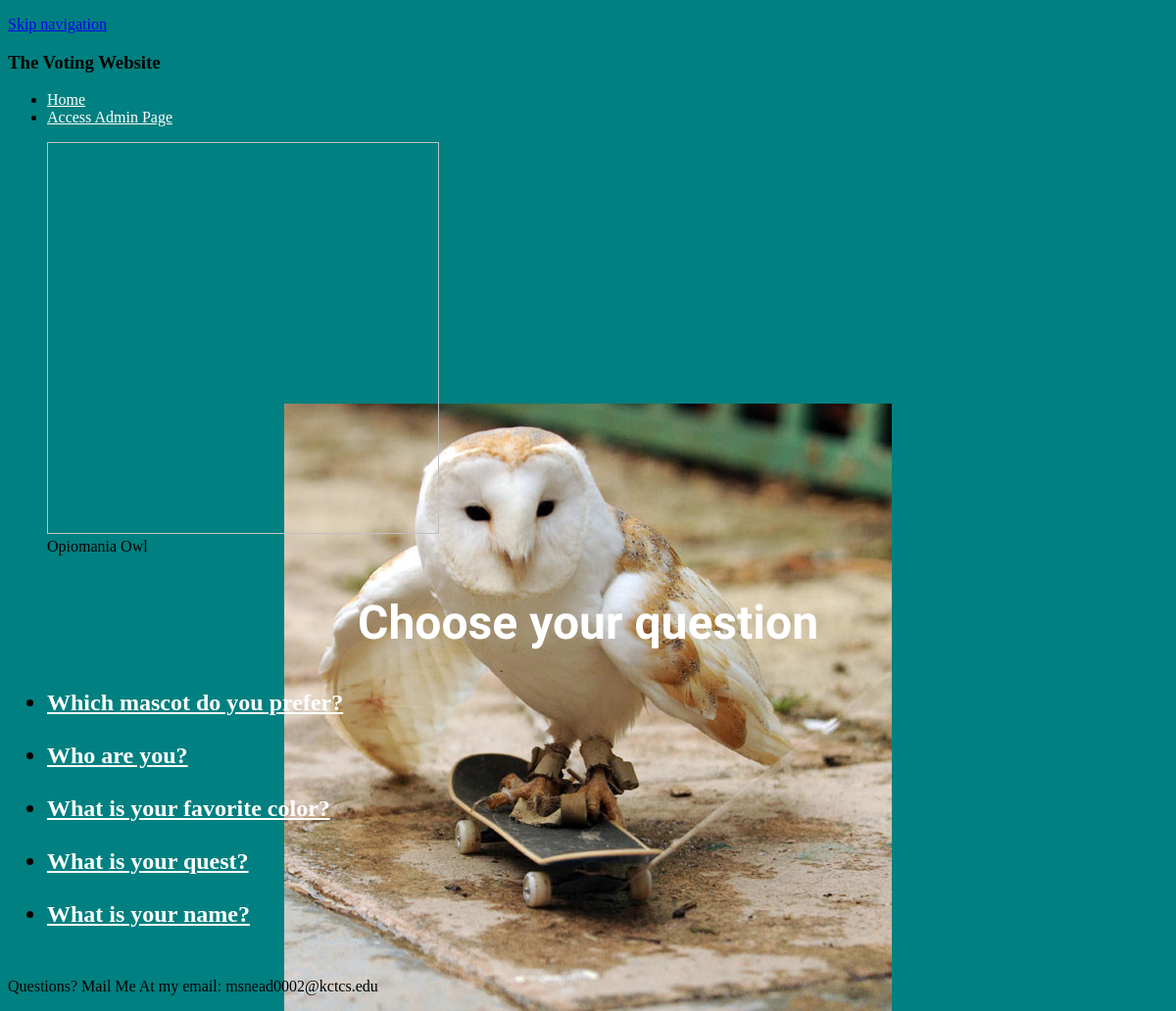
Screenshot of /polls/ with the database file from the repository.
### polls/models.py (models this page shows, shortened)
@python_2_unicode_compatible  # only if you need to support Python 2
class Question(models.Model):
    question_text = models.CharField(max_length=200)
    pub_date = models.DateTimeField('date published')
    def was_published_recently(self):
        now = timezone.now()
        return now - datetime.timedelta(days=1) <= self.pub_date <= now
    was_published_recently.admin_order_field = 'pub_date'
    was_published_recently.boolean = True
    was_published_recently.short_description = 'Published recently?'

### polls/views.py (the view)
class IndexView(generic.ListView):
    template_name = 'polls/index.html'
    context_object_name = 'latest_question_list'
    def get_queryset(self):
        return Question.objects.filter(
            pub_date__lte=timezone.now()
        ).order_by('-pub_date')[:5]

### polls/templates/polls/index.html (shortened to what this page needs)
{% load staticfiles %}
<!DOCTYPE html>
<html lang="en">
   <head>
	  <link rel="stylesheet" type="text/css" href="{% static 'polls/style.css' %}" />
   </head>
   <body>
		<div class="container">
			<p class="skipnavigation"><a href="#contentstart">Skip navigation</a></p>
			<header>
				<h3>The Voting Website</h3>
			</header>
			<nav class = "sitenavigation">
				<ul>
					<li><a href = "http://127.0.0.1:8000/polls/">Home<a></li>
					<li><a href = "http://127.0.0.1:8000/admin/">Access Admin Page<a></li>
				</ul>
			</nav>
			<article>
				<figure class="owl">
					<img href="{% static 'polls/background.jpg' %}" width="400" height="400" alt="">
					<figcaption>Opiomania Owl</figcaption>
				</figure>
				<div>
					{% if latest_question_list %}
					<h1>Choose your question</h1>
						<h2><ul>
						{% for question in latest_question_list %}
							<li><a href="{% url 'polls:detail' question.id %}">{{ question.question_text }}</a></li>
							<br/>
						{% endfor %}
						</ul></h2>
					{% else %}
						<p>No polls are available.</p>
					{% endif %}
				</div>
			</article>
			<footer>
				<p>Questions? Mail Me At my email: msnead0002@kctcs.edu</a></p>
			</footer>
		</div>
   </body>

### polls/static/polls/style.css (style rules this page uses)
li a { color: white; }
body { background: teal url("images/background.JPG") no-repeat center bottom; }
h1 { color: White; font-family: "pinyon script", "times new roman", sans-serif; font-style: itallic; text-align: center; font-size: 3em; }
h2 { font-style: itallic; }

### rows the page displays
Question: question_text "Which mascot do you prefer?"
Question: question_text "Who are you?"
Question: question_text "What is your favorite color?"
Question: question_text "What is your quest?"
Question: question_text "What is your name?"
